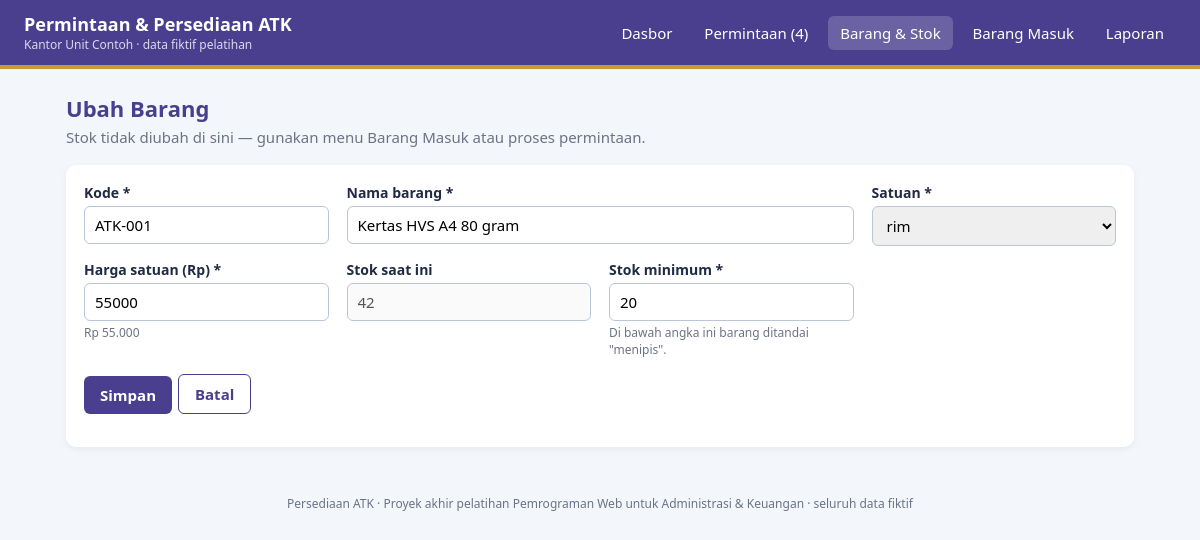
Page /barang-form.php?id=1 on the committed database.
### tables this page shows
CREATE TABLE barang (
  id INT AUTO_INCREMENT PRIMARY KEY,
  kode VARCHAR(10) NOT NULL UNIQUE,                            
  nama VARCHAR(60) NOT NULL,                                   
  satuan VARCHAR(15) NOT NULL,                                 
  harga DECIMAL(12,2) NOT NULL CHECK (harga >= 0),             
  stok INT NOT NULL DEFAULT 0 CHECK (stok >= 0),               
  stok_minimum INT NOT NULL DEFAULT 0                          
);

### config.php (called while the page is built, shortened)
<?php
function e($teks) { return htmlspecialchars((string) $teks, ENT_QUOTES, "UTF-8"); }

### barang-form.php (the view, shortened to what this page needs)
<?php
require "config.php";
$id = (int) ($_GET["id"] ?? 0);
$modeUbah = $id > 0;
$data = ["kode" => "", "nama" => "", "satuan" => "", "harga" => "", "stok" => "0", "stok_minimum" => "5"];
if ($modeUbah) {
    $st = $db->prepare("SELECT * FROM barang WHERE id = ?");
    $st->execute([$id]);
    $lama = $st->fetch();
    $data = array_intersect_key($lama, $data);
}
$judul = $modeUbah ? "Ubah Barang" : "Barang Baru";
require "inc/header.php";
?>
<h1><?= $judul ?></h1>
<p class="sub"><?= $modeUbah ? "Stok tidak diubah di sini — gunakan menu Barang Masuk atau proses permintaan." : "Isi stok awal sesuai hasil hitung fisik." ?></p>
<form method="post" class="panel">
  <div class="form-grid">
    <div class="isian"><label for="kode">Kode *</label><input id="kode" name="kode" value="<?= e($data["kode"]) ?>" maxlength="7" required></div>
    <div class="isian" style="grid-column: span 2"><label for="nama">Nama barang *</label><input id="nama" name="nama" value="<?= e($data["nama"]) ?>" maxlength="60" required></div>
    <div class="isian"><label for="satuan">Satuan *</label>
      <select id="satuan" name="satuan" required><option value="">— pilih —</option>
        <?php foreach (DAFTAR_SATUAN as $s): ?><option <?= $s === $data["satuan"] ? "selected" : "" ?>><?= $s ?></option><?php endforeach; ?>
      </select></div>
    <div class="isian"><label for="harga">Harga satuan (Rp) *</label><input type="number" id="harga" name="harga" value="<?= e($data["harga"] === "" ? "" : (float) $data["harga"]) ?>" min="0" required data-rupiah></div>
    <div class="isian"><label for="stok">Stok <?= $modeUbah ? "saat ini" : "awal *" ?></label>
      <input type="number" id="stok" name="stok" value="<?= e($data["stok"]) ?>" min="0" <?= $modeUbah ? "disabled" : "required" ?>></div>
    <div class="isian"><label for="stok_minimum">Stok minimum *</label><input type="number" id="stok_minimum" name="stok_minimum" value="<?= e($data["stok_minimum"]) ?>" min="0" required>
      <span class="bantuan">Di bawah angka ini barang ditandai "menipis".</span></div>
  </div>
  <p class="aksi" style="margin-top:16px"><button class="tombol" type="submit">Simpan</button><a class="tombol sekunder" href="barang.php">Batal</a></p>
</form>
<?php require "inc/footer.php"; ?>

### assets/gaya.css (style rules this page uses)
:root { --utama: #4a3f8f; --utama-muda: #ebe8f7; --aksen: #c99a2e; --teks: #1f2a44; --redup: #6b7385; --garis: #d6e0ec; --latar: #f3f6fa; --hijau: #137a6b; --kuning: #a86b00; --merah: #b3261e; }
* { box-sizing: border-box; }
body { margin: 0; font-family: "Segoe UI", Arial, sans-serif; color: var(--teks); background: var(--latar); font-size: 15px; }
h1 { font-size: 22px; color: var(--utama); margin: 0 0 4px; }
.sub { color: var(--redup); margin: 0 0 18px; }
.panel { background: #fff; border-radius: 10px; padding: 18px; box-shadow: 0 2px 6px rgba(0,0,0,.06); margin-bottom: 18px; }
.form-grid { display: grid; grid-template-columns: repeat(auto-fit, minmax(220px, 1fr)); gap: 14px 18px; }
.isian label { display: block; font-weight: 600; font-size: 14px; margin-bottom: 4px; }
.isian input, .isian select, .isian textarea { width: 100%; padding: 8px 10px; border: 1px solid #b9c6d6; border-radius: 6px; font: inherit; }
.isian .bantuan, .pratinjau { display: block; font-size: 12px; color: var(--redup); margin-top: 3px; }
.tombol { display: inline-block; background: var(--utama); color: #fff; border: 0; padding: 9px 16px; border-radius: 6px; font: inherit; font-weight: 600; cursor: pointer; text-decoration: none; }
.tombol.sekunder { background: #fff; color: var(--utama); border: 1px solid var(--utama); }
.aksi { display: flex; gap: 6px; flex-wrap: wrap; align-items: flex-end; }

### rows in the picture
barang: kode "ATK-001", nama "Kertas HVS A4 80 gram", satuan "rim", harga "55000", stok "42", stok_minimum "20"

### other values in the picture
$label "Dasbor"
$label "Permintaan"
$jumlahMenunggu "4"
$label "Barang & Stok"
$label "Barang Masuk"
$label "Laporan"
$judul "Ubah Barang"
